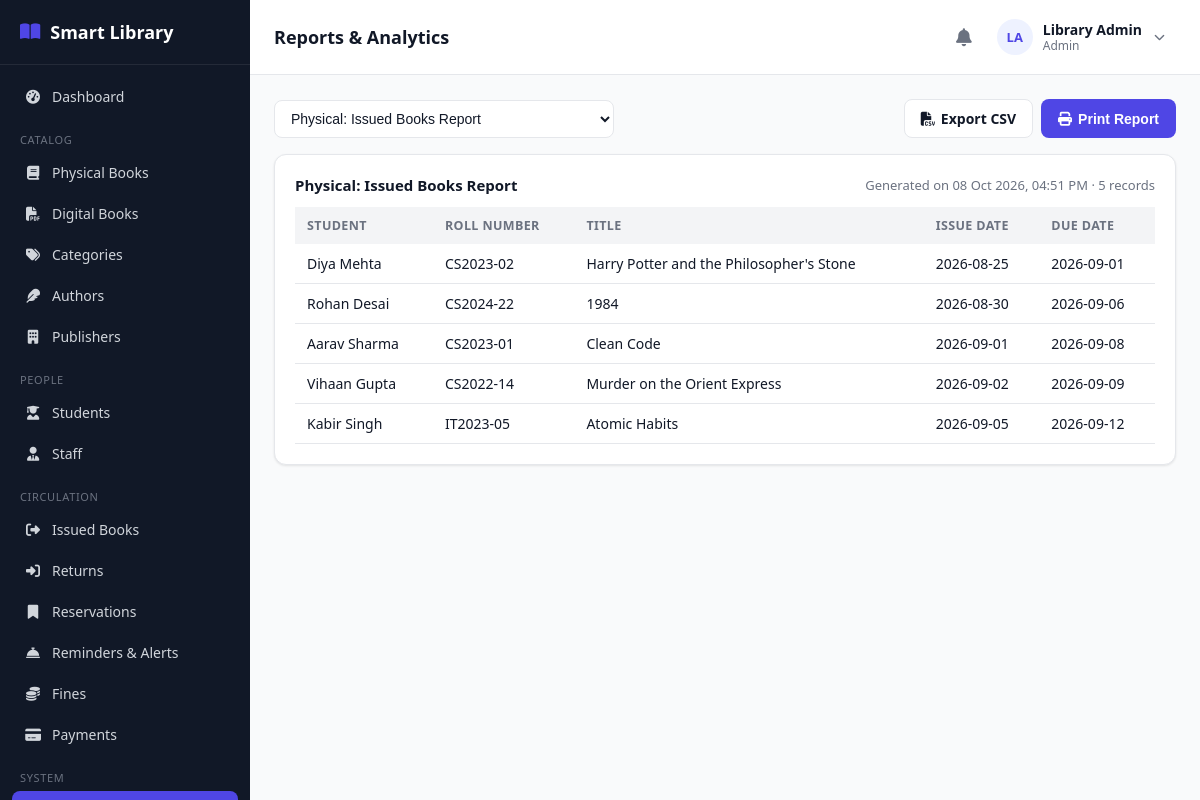
Screenshot of /admin/reports.php (signed in) with the database file from the repository.
### tables this page shows
CREATE TABLE book_issues (
    id INT AUTO_INCREMENT PRIMARY KEY,
    student_id INT NOT NULL,
    book_id INT NOT NULL,
    issued_by INT DEFAULT NULL,           
    issue_date DATE NOT NULL,
    due_date DATE NOT NULL,
    return_date DATE DEFAULT NULL,
    status ENUM('issued','returned','overdue','lost') NOT NULL DEFAULT 'issued',
    created_at TIMESTAMP DEFAULT CURRENT_TIMESTAMP,
    FOREIGN KEY (student_id) REFERENCES students(id) ON DELETE CASCADE,
    FOREIGN KEY (book_id) REFERENCES books(id) ON DELETE CASCADE,
    FOREIGN KEY (issued_by) REFERENCES users(id) ON DELETE SET NULL
);

CREATE TABLE users (
    id INT AUTO_INCREMENT PRIMARY KEY,
    name VARCHAR(120) NOT NULL,
    email VARCHAR(150) NOT NULL UNIQUE,
    password VARCHAR(255) NOT NULL,
    role ENUM('admin','librarian','student') NOT NULL,
    phone VARCHAR(20) DEFAULT NULL,
    photo VARCHAR(255) DEFAULT NULL,
    status ENUM('active','inactive') NOT NULL DEFAULT 'active',
    reset_token VARCHAR(255) DEFAULT NULL,
    reset_expires DATETIME DEFAULT NULL,
    created_at TIMESTAMP DEFAULT CURRENT_TIMESTAMP,
    updated_at TIMESTAMP DEFAULT CURRENT_TIMESTAMP ON UPDATE CURRENT_TIMESTAMP
);

CREATE TABLE students (
    id INT AUTO_INCREMENT PRIMARY KEY,
    user_id INT NOT NULL,
    roll_number VARCHAR(40) NOT NULL UNIQUE,
    course VARCHAR(100) DEFAULT NULL,
    department VARCHAR(100) DEFAULT NULL,
    year VARCHAR(20) DEFAULT NULL,
    division VARCHAR(20) DEFAULT NULL,
    address VARCHAR(255) DEFAULT NULL,
    registration_date DATE NOT NULL,
    max_books INT NOT NULL DEFAULT 3,
    created_at TIMESTAMP DEFAULT CURRENT_TIMESTAMP,
    updated_at TIMESTAMP DEFAULT CURRENT_TIMESTAMP ON UPDATE CURRENT_TIMESTAMP,
    FOREIGN KEY (user_id) REFERENCES users(id) ON DELETE CASCADE
);

CREATE TABLE books (
    id INT AUTO_INCREMENT PRIMARY KEY,
    isbn VARCHAR(30) NOT NULL UNIQUE,
    title VARCHAR(200) NOT NULL,
    author_id INT DEFAULT NULL,
    category_id INT DEFAULT NULL,
    publisher_id INT DEFAULT NULL,
    publication_year YEAR DEFAULT NULL,
    edition VARCHAR(30) DEFAULT NULL,
    language VARCHAR(40) DEFAULT 'English',
    pages INT DEFAULT NULL,
    price DECIMAL(10,2) DEFAULT 0.00,
    shelf_number VARCHAR(30) DEFAULT NULL,
    total_copies INT NOT NULL DEFAULT 1,
    available_copies INT NOT NULL DEFAULT 1,
    description TEXT DEFAULT NULL,
    image VARCHAR(255) DEFAULT NULL,
    status ENUM('active','inactive') NOT NULL DEFAULT 'active',
    created_at TIMESTAMP DEFAULT CURRENT_TIMESTAMP,
    updated_at TIMESTAMP DEFAULT CURRENT_TIMESTAMP ON UPDATE CURRENT_TIMESTAMP,
    FOREIGN KEY (author_id) REFERENCES authors(id) ON DELETE SET NULL,
    FOREIGN KEY (category_id) REFERENCES categories(id) ON DELETE SET NULL,
    FOREIGN KEY (publisher_id) REFERENCES publishers(id) ON DELETE SET NULL,
    INDEX idx_title (title),
    INDEX idx_isbn (isbn)
);

### includes/functions.php (called while the page is built, shortened)
<?php
function e($value) {
    return htmlspecialchars($value ?? '', ENT_QUOTES, 'UTF-8');
}

### admin/reports.php (the view, shortened to what this page needs)
<?php
require_once __DIR__ . '/../includes/functions.php';
require_once __DIR__ . '/../includes/auth-check.php';
$reportType = $_GET['type'] ?? 'issued';
$labels = [
    'issued'             => 'Physical: Issued Books Report',
    'total_books'        => 'Physical: Total Books Inventory',
    'available'          => 'Physical: Available Books on Shelf',
    'returned'           => 'Physical: Returned Books Report',
    'overdue'            => 'Physical: Overdue Books Report',
    'fines'              => 'Physical: Fines Report',
    'payments'           => 'Physical: Payments Report',
    'student_borrow'     => 'Physical: Student Borrowing Report',
    'most_borrowed'      => 'Physical: Most Borrowed Books',
    'category_wise'      => 'Physical: Category-wise Inventory',
    'monthly'            => 'Physical: Monthly Issue Report',
    'attendance_report'  => 'Physical: Library Attendance Records',
    'total_digital'      => 'Virtual: Total Digital Resources',
    'digital_by_cat'     => 'Virtual: Digital Books by Category',
    'most_viewed_digital'=> 'Virtual: Most Viewed E-Books',
    'reading_activity'   => 'Virtual: Student Reading Activity Sessions',
    'active_readers'     => 'Virtual: Active Readers Report',
    'recent_digital'     => 'Virtual: Recently Added Digital Resources',
];
$rows = $pdo->query($reportQueries[$reportType])->fetchAll();
$columns = $rows ? array_keys($rows[0]) : [];
include __DIR__ . '/../includes/header.php';
?>
<div class="table-toolbar no-print">
    <select class="form-control" style="width:340px;" onchange="window.location='reports.php?type='+this.value">
        <optgroup label="Physical Library Reports">
            <option value="issued" <?= $reportType === 'issued' ? 'selected' : '' ?>>Physical: Issued Books Report</option>
        </optgroup>
    </select>
    <div class="flex gap-2">
        <a class="btn btn-outline" href="reports.php?type=<?= $reportType ?>&export=csv"><i class="fa-solid fa-file-csv"></i> Export CSV</a>
        <button class="btn btn-primary" onclick="window.print()"><i class="fa-solid fa-print"></i> Print Report</button>
    </div>
</div>
<div class="card">
    <div class="flex justify-between items-center" style="margin-bottom:12px;">
        <h3 style="margin:0;"><?= e($labels[$reportType]) ?></h3>
        <span class="text-muted" style="font-weight:400; font-size:13px;">Generated on <?= date('d M Y, h:i A') ?> &middot; <?= count($rows) ?> records</span>
    </div>
    <?php if (!$rows): ?>
        <div class="empty-state"><i class="fa-solid fa-chart-column"></i>No data available for this report.</div>
    <?php else: ?>
    <div class="table-wrap">
        <table class="data-table">
            <thead><tr><?php foreach ($columns as $c): ?><th><?= e(ucwords(str_replace('_',' ',$c))) ?></th><?php endforeach; ?></tr></thead>
            <tbody>
            <?php foreach ($rows as $r): ?>
                <tr><?php foreach ($r as $col => $val): ?>
                    <td><?= e(is_null($val) ? '—' : $val) ?></td>
                <?php endforeach; ?></tr>
            <?php endforeach; ?>
            </tbody>
        </table>
    </div>
    <?php endif; ?>
</div>
<?php include __DIR__ . '/../includes/footer.php'; ?>

### assets/css/style.css (style rules this page uses)
:root { --primary: #4f46e5; --primary-dark: #4338ca; --primary-light: #eef2ff; --success: #16a34a; --success-light: #dcfce7; --warning: #ca8a04; --warning-light: #fef9c3; --danger: #dc2626; --danger-light: #fee2e2; --gray: #6b7280; --gray-light: #f3f4f6; --border: #e5e7eb; --text: #111827; --text-muted: #6b7280; --bg: #f9fafb; --white: #ffffff; --sidebar-w: 250px; --radius: 12px; --shadow: 0 1px 3px rgba(0,0,0,0.06), 0 1px 2px rgba(0,0,0,0.04); }
* { box-sizing: border-box; }
body { margin: 0; font-family: 'Segoe UI', system-ui, -apple-system, Roboto, sans-serif; background: var(--bg); color: var(--text); font-size: 15px; }
a { color: var(--primary); text-decoration: none; }
.card { background: var(--white); border: 1px solid var(--border); border-radius: var(--radius); box-shadow: var(--shadow); padding: 20px; }
.card h3 { margin: 0 0 14px; font-size: 15px; font-weight: 700; }
.btn { display: inline-flex; align-items: center; gap: 6px; padding: 9px 16px; border-radius: 8px; border: 1px solid transparent; font-size: 14px; font-weight: 600; cursor: pointer; text-decoration: none; }
.btn-primary { background: var(--primary); color: #fff; }
.btn-outline { background: #fff; border-color: var(--border); color: var(--text); }
.form-control { width: 100%; padding: 9px 12px; border: 1px solid var(--border); border-radius: 8px; font-size: 14px; background: #fff; color: var(--text); }
.table-wrap { overflow-x: auto; }
table.data-table { width: 100%; border-collapse: collapse; font-size: 14px; }
.data-table th { text-align: left; padding: 10px 12px; background: var(--gray-light); font-weight: 700; font-size: 12.5px; text-transform: uppercase; letter-spacing: 0.03em; color: var(--text-muted); white-space: nowrap; }
.data-table td { padding: 10px 12px; border-bottom: 1px solid var(--border); vertical-align: middle; }
.table-toolbar { display: flex; justify-content: space-between; align-items: center; margin-bottom: 16px; gap: 12px; flex-wrap: wrap; }
.text-muted { color: var(--text-muted); }
.flex { display: flex; }
.gap-2 { gap: 8px; }
.items-center { align-items: center; }
.justify-between { justify-content: space-between; }

### rows the page displays
book_issues: users.name "Diya Mehta", student.roll_number "CS2023-02", book.title "Harry Potter and the Philosopher's Stone", issue_date "2026-08-25", due_date "2026-09-01"
book_issues: users.name "Rohan Desai", student.roll_number "CS2024-22", book.title "1984", issue_date "2026-08-30", due_date "2026-09-06"
book_issues: users.name "Aarav Sharma", student.roll_number "CS2023-01", book.title "Clean Code", issue_date "2026-09-01", due_date "2026-09-08"
book_issues: users.name "Vihaan Gupta", student.roll_number "CS2022-14", book.title "Murder on the Orient Express", issue_date "2026-09-02", due_date "2026-09-09"
book_issues: users.name "Kabir Singh", student.roll_number "IT2023-05", book.title "Atomic Habits", issue_date "2026-09-05", due_date "2026-09-12"

### other values shown
$label "Dashboard"
$item['_section'] "CATALOG"
$label "Physical Books"
$label "Digital Books"
$label "Categories"
$label "Authors"
$label "Publishers"
$item['_section'] "PEOPLE"
$label "Students"
$label "Staff"
$item['_section'] "CIRCULATION"
$label "Issued Books"
$label "Returns"
$label "Reservations"
$label "Reminders & Alerts"
